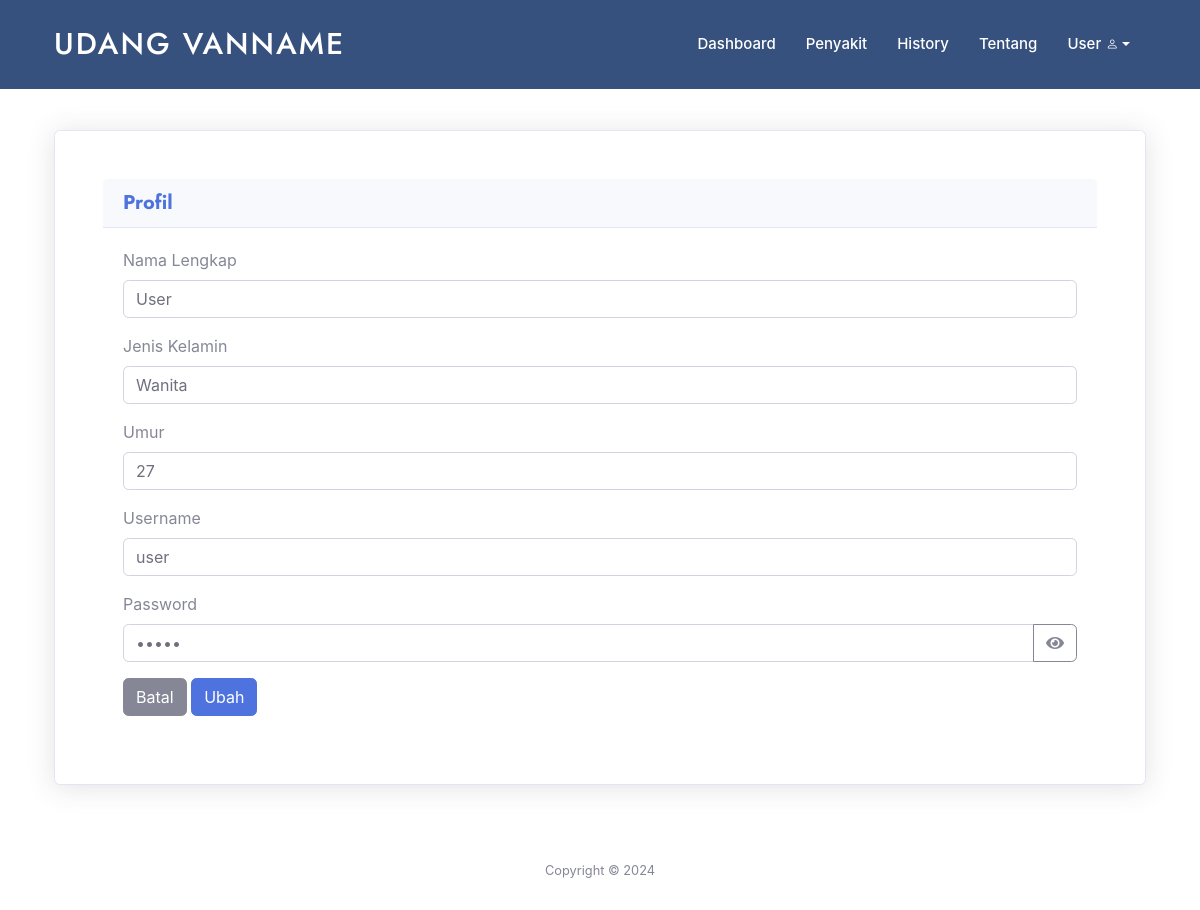
The app's page /user/profil.php (signed in) with its own data.
### tables this page shows
CREATE TABLE `tb_akun` (
  `id_akun` int(11) NOT NULL,
  `nama_lengkap` varchar(50) NOT NULL,
  `username` varchar(50) NOT NULL,
  `password` varchar(50) NOT NULL,
  `level` varchar(30) NOT NULL
);

CREATE TABLE `tb_user` (
  `id_user` int(11) NOT NULL,
  `id_akun` int(11) NOT NULL,
  `nama_lengkap` varchar(50) NOT NULL,
  `jenis_kelamin` varchar(20) NOT NULL,
  `umur` int(11) NOT NULL
);

### user/profil.php (the view, shortened to what this page needs)
<?php
include '../assets/conn/config.php';
include 'header.php';
?>
<section id="portfolio" class="portfolio">
    <div class="container" data-aos="fade-up">
        <div class="section-title">
        </div>
        <div id="portfolio-flters" data-aos="fade-up" data-aos-delay="100">
        <div class="card shadow p-5 mb-5">
            <div class="card-header">
                <h5 class="m-0 font-weight-bold text-primary">Profil</h5>
            </div>
            <div class="card-body">
                <?php
                $username = $_SESSION['username'];
                $data = mysqli_query($conn, "SELECT * FROM tb_akun WHERE username='$username'");
                $a = mysqli_fetch_array($data);
                $dat = mysqli_query($conn, "SELECT * FROM tb_user WHERE id_akun='$a[id_akun]'");
                $aa = mysqli_fetch_array($dat);
                ?>
                <form action="profil.php?aksi=ubah" method="POST">
                    <div class="form-group">
                        <label>Nama Lengkap</label>
                        <input type="text" name="nama_lengkap" class="form-control" value="<?= htmlspecialchars($a['nama_lengkap']) ?>">
                    </div>
                    <div class="form-group">
                        <label>Jenis Kelamin</label>
                        <select name="jenis_kelamin" class="form-control">
                            <option selected><?= htmlspecialchars($aa['jenis_kelamin']) ?></option>
                        </select>
                    </div>
                    <div class="form-group">
                        <label>Umur</label>
                        <input type="number" name="umur" class="form-control" value="<?= htmlspecialchars($aa['umur']) ?>">
                    </div>
                    <div class="form-group">
                        <label>Username</label>
                        <input type="text" name="username" class="form-control" value="<?= htmlspecialchars($a['username']) ?>">
                    </div>
                    <div class="form-group">
                        <label>Password</label>
                        <div class="input-group">
                            <input type="password" id="password" name="password" class="form-control" value="<?= $a['password'] ?>">
                            <div class="input-group-append">
                                <button type="button" class="btn btn-outline-secondary" id="togglePassword">
                                    <i class="fa fa-eye" id="toggleIcon"></i>
                                </button>
                            </div>
                        </div>
                    </div>
                    <a href="index.php" class="btn btn-secondary">Batal</a>
                    <input type="submit" value="Ubah" class="btn btn-primary">
                </form>
            </div>
        </div>
        </div>
    </div>
</section>
<?php
include 'footer.php';
?>

### user/header.php (shortened to what this page needs)
<?php
include '../assets/conn/config.php';
?>
<!DOCTYPE html>
<html lang="en">
<head>
  <link href="../assets-user/vendor/aos/aos.css" rel="stylesheet">
  <link href="../assets-user/vendor/bootstrap/css/bootstrap.min.css" rel="stylesheet">
  <link href="../assets-user/vendor/bootstrap-icons/bootstrap-icons.css" rel="stylesheet">
  <link href="../assets-user/vendor/boxicons/css/boxicons.min.css" rel="stylesheet">
  <link href="../assets-user/vendor/glightbox/css/glightbox.min.css" rel="stylesheet">
  <link href="../assets-user/vendor/remixicon/remixicon.css" rel="stylesheet">
  <link href="../assets-user/vendor/swiper/swiper-bundle.min.css" rel="stylesheet">
  <link href="../assets-user/css/style.css" rel="stylesheet">
  <link href="../assets/vendor/fontawesome-free/css/all.min.css" rel="stylesheet" type="text/css">
  <link href="../assets/css/sb-admin-2.min.css" rel="stylesheet">
  <link href="../assets/vendor/datatables/dataTables.bootstrap4.min.css" rel="stylesheet">
</head>
<body>
  <header id="header" class="fixed-top">
    <div class="container d-flex align-items-center">
      <h1 class="logo me-auto"><a href="index.php">UDANG VANNAME</a></h1>
      <nav id="navbar" class="navbar">
        <ul>
          <li><a class="nav-link scrollto" href="index.php">Dashboard</a></li>
          <li><a class="nav-link scrollto" href="penyakit.php">Penyakit</a></li>
          <li><a class="nav-link scrollto" href="history.php">History</a></li>
          <li><a class="nav-link scrollto" href="tentang.php">Tentang</a></li>
          <li class="dropdown">
  <a href="#" class="dropdown-toggle" data-toggle="dropdown">
    <span>
      <?php
      $username = $_SESSION['username'];
      $det = mysqli_query($conn, "SELECT * FROM tb_akun WHERE username='$username'");
      while ($d = mysqli_fetch_array($det)) {
      ?>
        <span><?php echo $d['nama_lengkap']; ?></span>
      <?php
      }
      ?>
    </span>
    <i class="bi bi-person"></i>
  </a>
</li>
      </nav>
    </div>
  </header>
  </body>
</html>

### assets-user/css/style.css (style rules this page uses)
body { font-family: "Open Sans", sans-serif; color: #444444; }
a { color: #47b2e4; text-decoration: none; }
h1, h2, h3, h4, h5, h6 { font-family: "Jost", sans-serif; }
#header { transition: all 0.5s; z-index: 997; padding: 15px 0; }
#header .logo { font-size: 30px; margin: 0; padding: 0; line-height: 1; font-weight: 500; letter-spacing: 2px; text-transform: uppercase; }
#header .logo a { color: #fff; }
.navbar { padding: 0; }
.navbar ul { margin: 0; padding: 0; display: flex; list-style: none; align-items: center; }
.navbar li { position: relative; }
.navbar a, .navbar a:focus { display: flex; align-items: center; justify-content: space-between; padding: 10px 0 10px 30px; font-size: 15px; font-weight: 500; color: #fff; white-space: nowrap; transition: 0.3s; }
.navbar a i, .navbar a:focus i { font-size: 12px; line-height: 0; margin-left: 5px; }
section { padding: 60px 0; overflow: hidden; }
.section-title { text-align: center; padding-bottom: 30px; }
.portfolio #portfolio-flters { list-style: none; margin-bottom: 20px; }

### user/profil.php (style rules this page uses)
#header { background: #37517E; }
section { padding: 0; padding-top: 100px; }

### records on screen
tb_akun: nama_lengkap "User", username "user"
tb_user: jenis_kelamin "Wanita", umur "27"
